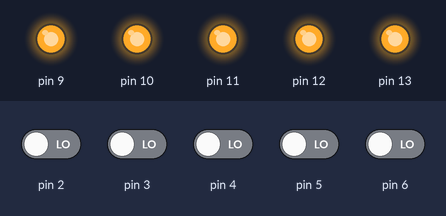
Bench run of a sketch on a simulated Arduino Uno, built with avr-gcc and run on an emulated ATmega328P. Parts: output pins drawn as LEDs (lit = HIGH). The test bench sets the inputs (shaded band); at power-on: pin 2–6 LOW. What the sketch prints to the serial monitor is not drawn.

Above: at 1.2 s.
1.3 s: pin 2 driven HIGH
At 1.6 s:
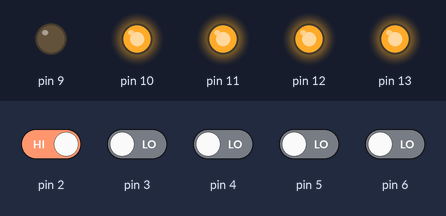
2.8 s: pin 3 driven HIGH
At 3.4 s:
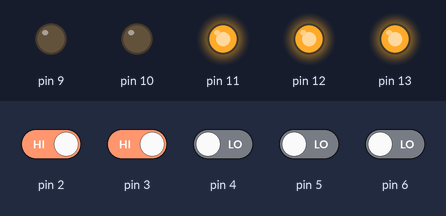
4.3 s: pin 4 driven HIGH
At 5.1 s:
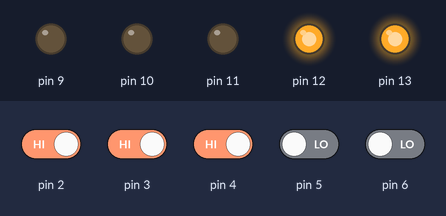
5.8 s: pin 5 driven HIGH
At 6.9 s:
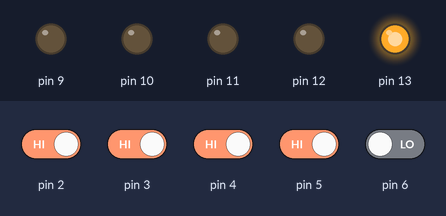
7.3 s: pin 6 driven HIGH
At 8.5 s:
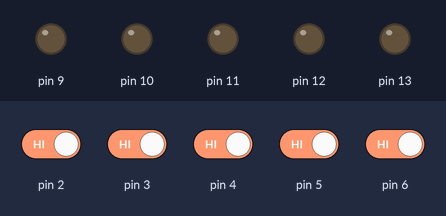
8.8 s: pin 2 driven LOW
At 9.2 s:
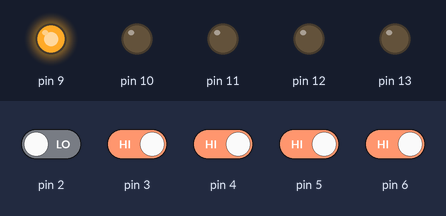
Timing chart, 0 to 11.3 s (numbered marks = the images above; inputs shaded):
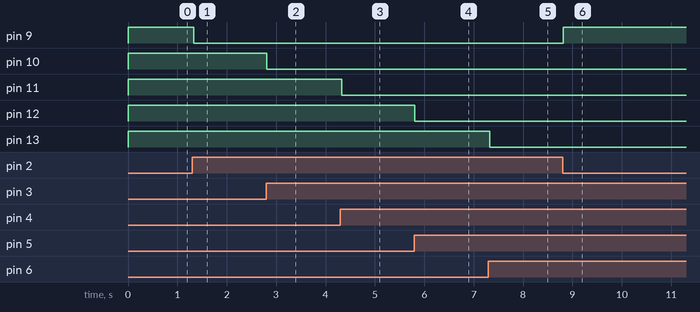

The sketch:

NEW_CODE.ino
```cpp
//#include <FirebaseESP8266.h>
//#include <FirebaseESP8266HTTPClient.h>
//#include <FirebaseJson.h>
//#include <jsmn.h>
//#include <SoftwareSerial.h>
//#include <ESP8266WiFi.h>


/*
  IR Proximity Sensor interface code
  Turns on an LED on when obstacle is detected, else off.
  blog.circuits4you.com 2016
 */

//#define FIREBASE_HOST "https://parking-e64c7.firebaseio.com/"
//#define FIREBASE_AUTH "yS5Uk7IYdCQshffdWUbBHb5dzqQj927UWSPwiMEI"
//#define WIFI_SSID "ComWiz"
//#define WIFI_PASSWORD "fraoulitsa"

class Sensor {

  protected:
    int pinID;

  public:
  Sensor(const int pinID) {
    this->pinID = pinID;
  }

  int getPinID() {
    return pinID;
  }

};

class Bulb : public Sensor {
  private:
    String bulbName;

  public:
    Bulb(const String bulbName, const int pinID) : Sensor(pinID) {
      pinMode(pinID, OUTPUT);
    }

    void setOn() {
      digitalWrite(pinID, HIGH);
    }

    void setOff() {
      digitalWrite(pinID, LOW);
    }

    void isOn() {
      return digitalRead(pinID) == HIGH;
    }

};

class ProximitySensor : public Sensor {

  private:
    String sensorName;
    Bulb* bulb;

  public:
  ProximitySensor(const String sensorName, const int pinID, const Bulb* bulb) : Sensor(pinID) {
    this->sensorName = sensorName;
    this->bulb = bulb;
    pinMode(pinID, INPUT);
  }

  bool checkProximity() {
    bool currentRead = digitalRead(pinID) == LOW;
    if (currentRead) {
      bulb->setOn();
    }
    else {
      bulb->setOff();
    }

  }

};

ProximitySensor* ps1;
ProximitySensor* ps2;
ProximitySensor* ps3;
ProximitySensor* ps4;
ProximitySensor* ps5;
Bulb* bulb1;
Bulb* bulb2;
Bulb* bulb3;
Bulb* bulb4;
Bulb* bulb5;
//Sensor* buzzerSensor;

inline const String boolToString(bool b) {
  return b ? "true" : "false";
}

void setup() {

  Serial.begin(9600);

//  pinMode(8, OUTPUT);

  Serial.print("Initializing bulbs...");
  bulb1 = new Bulb("Bulb1", 9);
  bulb2 = new Bulb("Bulb2", 10);
  bulb3 = new Bulb("Bulb3", 11);
  bulb4 = new Bulb("Bulb4", 12);
  bulb5 = new Bulb("Bulb5", 13);

  Serial.print("Initializing sensors...");
  ps1 = new ProximitySensor("PS1", 2, bulb1);
  ps2 = new ProximitySensor("PS2", 3, bulb2);
  ps3 = new ProximitySensor("PS3", 4, bulb3);
  ps4 = new ProximitySensor("PS4", 5, bulb4);
  ps5 = new ProximitySensor("PS5", 6, bulb5);

//  buzzerSensor = new Sensor(13);

  //Initialize pins:
//  pinMode(buzzerSensor->getPinID(), OUTPUT);

  Serial.println(" [DONE]");

}

void loop() {

//  digitalWrite(8, HIGH);

  bool s1 = ps1->checkProximity();
  bool s2 = ps2->checkProximity();
  bool s3 = ps3->checkProximity();
  bool s4 = ps4->checkProximity();
  bool s5 = ps5->checkProximity();


  Serial.println("[" + boolToString(s1) + "," + boolToString(s2) + "," + boolToString(s3) + "," + boolToString(s4) + "," + boolToString(s5) + "]");


}
```

Measured:
- after the input at 1.3 s, pin 9: HIGH → LOW at once
- after the input at 2.8 s, pin 10: HIGH → LOW at once
- after the input at 4.3 s, pin 11: HIGH → LOW at once
- after the input at 5.8 s, pin 12: HIGH → LOW at once
- after the input at 7.3 s, pin 13: HIGH → LOW at once
- after the input at 8.8 s, pin 9: LOW → HIGH at once
